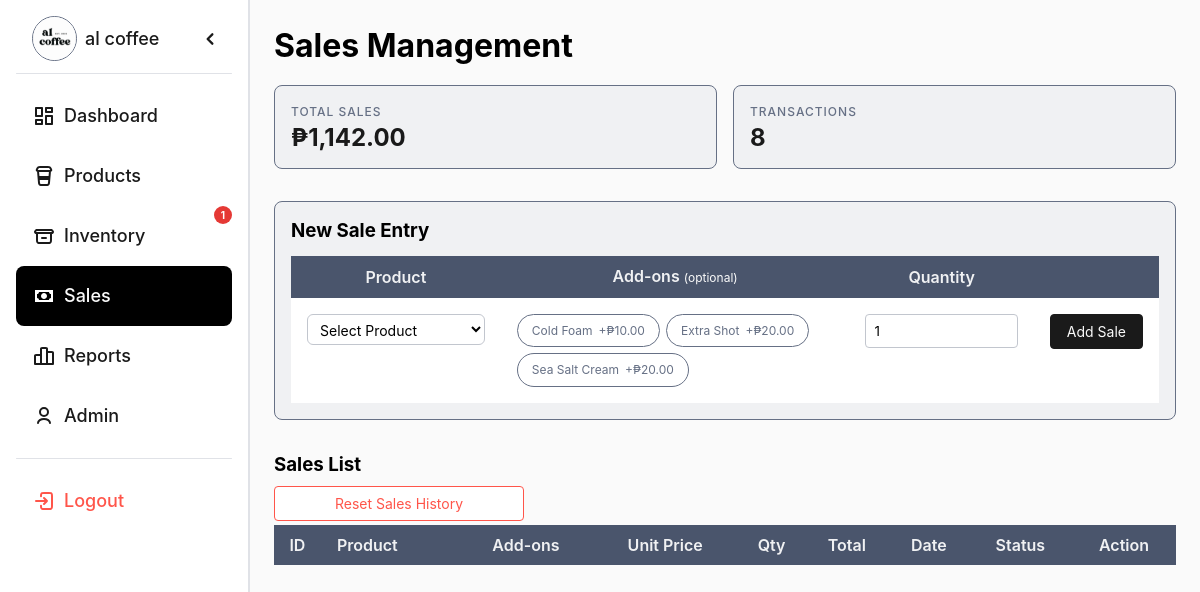
Screenshot of /package/admin/sales.php?date=2026-04-30 16:15:26 (signed in) with the database file from the repository.
### tables this page shows
CREATE TABLE IF NOT EXISTS `addons` (
  `addon_id` int NOT NULL AUTO_INCREMENT,
  `addon_name` varchar(100) NOT NULL,
  `price` decimal(10,2) NOT NULL DEFAULT '0.00',
  `status` enum('Available','Unavailable') DEFAULT 'Available',
  PRIMARY KEY (`addon_id`)
);

### package/admin/sales.php (the view, shortened to what this page needs)
<?php
$conn = new mysqli("localhost", "root", "", "login");
$totalSales = $conn->query("
    SELECT SUM(total) as total FROM sales WHERE status = 'Completed'
")->fetch_assoc()['total'] ?? 0;
$totalTransactions = $conn->query("
    SELECT COUNT(*) as c FROM sales WHERE status = 'Completed'
")->fetch_assoc()['c'] ?? 0;
$addons_res  = $conn->query(
    "SELECT addon_id, addon_name, price FROM addons WHERE status = 'Available' ORDER BY addon_name"
);
$addons_list = [];
while ($a = $addons_res->fetch_assoc()) $addons_list[] = $a;
?>
<!DOCTYPE html>
<html>
<head>
    <link rel="stylesheet" href="../../resources/css/general.css">
    <link rel="stylesheet" href="../../resources/css/design_tokens/primitives.css">
    <link rel="stylesheet" href="../../resources/css/design_tokens/mapping.css">
    <link rel="stylesheet" href="../../resources/css/partials/header.css">
    <link rel="stylesheet" href="../../resources/css/partials/side_nav.css">
    <link rel="stylesheet" href="../../resources/css/main_interface.css">
     <link rel="stylesheet" href="../../resources/css/sales.css">
</head>
<body>
<div class="container">
    <?php require '../partials/sidenav.php'; ?>
    <div class="main">
        <h1>Sales Management</h1>
        <div class="statistics-container statistics-container--grid">
            <div class="statistics_card statistics_card--flex">
                <div class="stat_card-label">Total Sales</div>
                <div class="stat-value">&#8369;<?= number_format($totalSales, 2) ?></div>
            </div>
            <div class="statistics_card statistics_card--flex">
                <div class="stat_card-label">Transactions</div>
                <div class="stat-value"><?= $totalTransactions ?></div>
            </div>
        </div>
        <div class="sale-form">
            <h3>New Sale Entry</h3>
            <form method="POST">
                <table class="entry-table">
                    <thead>
                        <tr>
                            <th>Product</th>
                            <th>Add-ons <span class="hint">(optional)</span></th>
                            <th>Quantity</th>
                            <th></th>
                        </tr>
                    </thead>
                    <tbody>
                        <tr>
                            <td class="entry-cell">
                                <select name="product_id" required>
                                    <option value="">Select Product</option>
                                </select>
                            </td>
                            <td class="entry-cell">
                                <?php if (!empty($addons_list)): ?>
                                    <div class="addon-list">
                                        <?php foreach ($addons_list as $a): ?>
                                            <div class="addon-chip">
                                                <label for="addon_<?= $a['addon_id'] ?>">
                                                    <?= htmlspecialchars($a['addon_name']) ?>
                                                    <span class="addon-price">+&#8369;<?= number_format($a['price'], 2) ?></span>
                                                </label>
                                            </div>
                                        <?php endforeach; ?>
                                    </div>
                                <?php else: ?>
                                    <span class="no-data">No add-ons available</span>
                                <?php endif; ?>
                            </td>
                            <td class="entry-cell">
                                <input type="number" name="quantity" min="1" value="1" required>
                            </td>
                            <td class="entry-cell">
                                <button type="submit" name="add_sale" class="add-btn">Add Sale</button>
                            </td>
                        </tr>
                    </tbody>
                </table>
            </form>
        </div>
        <h3>Sales List</h3>
        <form method="POST" onsubmit="return confirm('Reset all sales history? This cannot be undone.');">
            <button type="submit" name="reset_sales" class="reset-btn">Reset Sales History</button>
        </form>
        <table class="sales-table">
            <thead>
                <tr>
                    <th>ID</th>
                    <th style="text-align: left; padding-left: 16px;">Product</th>
                    <th>Add-ons</th>
                    <th>Unit Price</th>
                    <th>Qty</th>
                    <th>Total</th>
                    <th>Date</th>
                    <th>Status</th>
                    <th>Action</th>
                </tr>
            </thead>
        </table>
    </div>
</div>
</body>
</html>

### resources/css/general.css (style rules this page uses)
* { box-sizing: border-box; margin: 0; padding: 0; }

### resources/css/design_tokens/primitives.css (style rules this page uses)
:root { --val-minus-1: -0.0625rem; --val-null: 0rem; --val-05px: 0.03125rem; --val-1px: 0.0625rem; --val-2px: 0.125rem; --val-minus-2: -0.125rem; --val-4px: 0.25rem; --val-minus-4: -0.25rem; --val-6px: 0.375rem; --val-8px: 0.5rem; --val-10px: 0.625rem; --val-minus-10: -0.625rem; --val-12px: 0.75rem; --val-14px: 0.875rem; --val-16px: 1rem; --val-minus-16: -1rem; --val-18px: 1.125rem; --val-20px: 1.25rem; --val-22px: 1.375rem; --val-24px: 1.5rem; --val-minus-24: -1.5rem; --val-26px: 1.625rem; --val-28px: 1.75rem; --val-32px: 2rem; --val-36px: 2.25rem; --val-40px: 2.5rem; --val-44px: 2.75rem; --val-48px: 2.8125rem; --val-52px: 3.25rem; --val-56px: 3.5rem; --val-60px: 3.75rem; --val-64px: 4rem; --val-68px: 4.25rem; --val-72px: 4.5rem; --val-76px: 4.75rem; --val-80px: 5rem; --val-84px: 5.25rem; --val-88px: 5.5rem; --val-92px: 5.75rem; --val-94px: 5.875rem; --val-96px: 6rem; --val-114px: 7.125rem; --val-128px: 8rem; --val-256px: 16rem; --val-274px: 17.125rem; --val-512px: 32rem; --val-1024px: 64rem; --val-1200px: 75rem; --val-1600px: 100rem; --val-infinity: 9999rem; --lh-4XS: 0.875rem; --lh-3XS: 1.125rem; --lh-2XS: 1.25rem; --lh-XS: 1.5rem; --lh-SM: 1.75rem; --lh-MD: 2.125rem; --lh-LG: 3.25rem; --lh-LG-3X: 4rem; --lh-LG-4x: 5.25rem; --lh-LG-5X: 6.75rem; --lh-LG-6X: 8.25rem; --size-4XS: 0.5rem; --size-3XS: 0.625rem; --size-XXS: 0.75rem; --size-XS: 0.875rem; --size-SM: 1rem; --size-MD: 1.125rem; --size-LG: 1.25rem; --size-LG-1-5: 1.5rem; --size-LG-1-75: 1.75rem; --size-LG-2X: 2.25rem; --size-LG-3X: 3rem; --size-LG-4X: 4rem; --size-LG-5X: 4.5rem; --size-LG-6X: 6rem; --weight-LIGHT: 300; --weight-REGULAR: 400; --weight-MEDIUM: 500; --weight-SEMI-BOLD: 600; --weight-BOLD: 700; --tf-DISPLAY: Manrope, Inter, Arial; --tf-HEADING: Manrope, Inter, Arial; --tf-BODY: Inter, Manrope, Arial; --tf-CAPTION: Inter, Manrope, Arial; --accent-blue-25: #f5f9ff; --accent-blue-50: #ecf5ff; --accent-blue-100: #d7eaff; --accent-blue-200: #b0d4ff; --accent-blue-300: #88bfff; --accent-blue-400: #61aaff; --accent-blue-500: #3994ff; --accent-blue-600: #1873de; --accent-blue-700: #0053b5; --accent-blue-800: #00418e; --accent-blue-900: #002a5c; --accent-white-900: #ffffff; --gray-strong-25: #bcc3e3; --gray-strong-50: #9da6cb; --gray-strong-100: #8791b7; --gray-strong-200: #6a749c; --gray-strong-300: #475175; --gray-strong-400: #384162; --gray-strong-500: #2f3757; --gray-strong-600: #242a46; --gray-strong-700: #1b2037; --gray-strong-800: #151a2d; --gray-strong-900: #0e1223; --black-25: #f2f2f2; --black-50: #e6e6e6; --black-100: #cccccc; --black-200: #b3b3b3; --black-300: #999999; --black-400: #808080; --black-500: #666666; --black-600: #4d4d4d; --black-700: #333333; --black-800: #1a1a1a; --black-900: #000000; --gray-soft-25: #fafafa; --gray-soft-50: #f0f1f3; --gray-soft-100: #e0e2e7; --gray-soft-200: #c2c6ce; --gray-soft-300: #a3a9b6; --gray-soft-400: #858d9d; --gray-soft-500: #667085; --gray-soft-600: #59647a; --gray-soft-700: #525d73; --gray-soft-800: #4a556c; --gray-soft-900: #404a60; --positive-25: #f4fcf7; --positive-50: #e9faf0; --positive-100: #d3f4e0; --positive-200: #a7e9c1; --positive-300: #7bdfa3; --positive-400: #4fd484; --positive-500: #23c965; --positive-600: #08b94e; --positive-500: #02983e; --positive-700: #02983e; --positive-800: #00732e; --positive-900: #00481d; --negative-25: #fff8f7; --negative-50: #fff1f0; --negative-100: #ffe2e0; --negative-200: #ffc6c2; --negative-300: #ffa9a3; --negative-400: #ff8d85; --negative-500: #ff554a; --negative-600: #ea483d; --negative-700: #d7392e; --negative-800: #c8271c; --negative-900: #b71409; --warning-25: #fffcf6; --warning-50: #ff9ed; --warning-100: #fff3db; --warning-200: #ffe6b7; --warning-300: #ffda92; --warning-400: #ffcd6e; --warning-500: #ffc14a; --warning-600: #eba622; --warning-700: #d18a02; --warning-800: #9f6800; --warning-900: #5a3b00; }

### resources/css/main_interface.css (style rules this page uses)
body { background: var(--background-default); min-height: 100vh; min-height: 100svh; position: relative; }
.container { position: relative; flex-direction: row; }
.main { display: flex; flex-direction: column; padding: var(--padding-80px) var(--padding-16px) var(--padding-16px) var(--padding-16px); transition: padding 0.2s ease; }
@media (min-width: 767px) { .main { padding: var(--padding-24px) var(--padding-24px) var(--padding-24px) var(--padding-274px); } }

### rows the page displays
addons: addon_name "Cold Foam", price "10.00"
addons: addon_name "Extra Shot", price "20.00"
addons: addon_name "Sea Salt Cream", price "20.00"

### other values shown
$lowStockCount "1"
$totalSales "1,142.00"
$totalTransactions "8"
